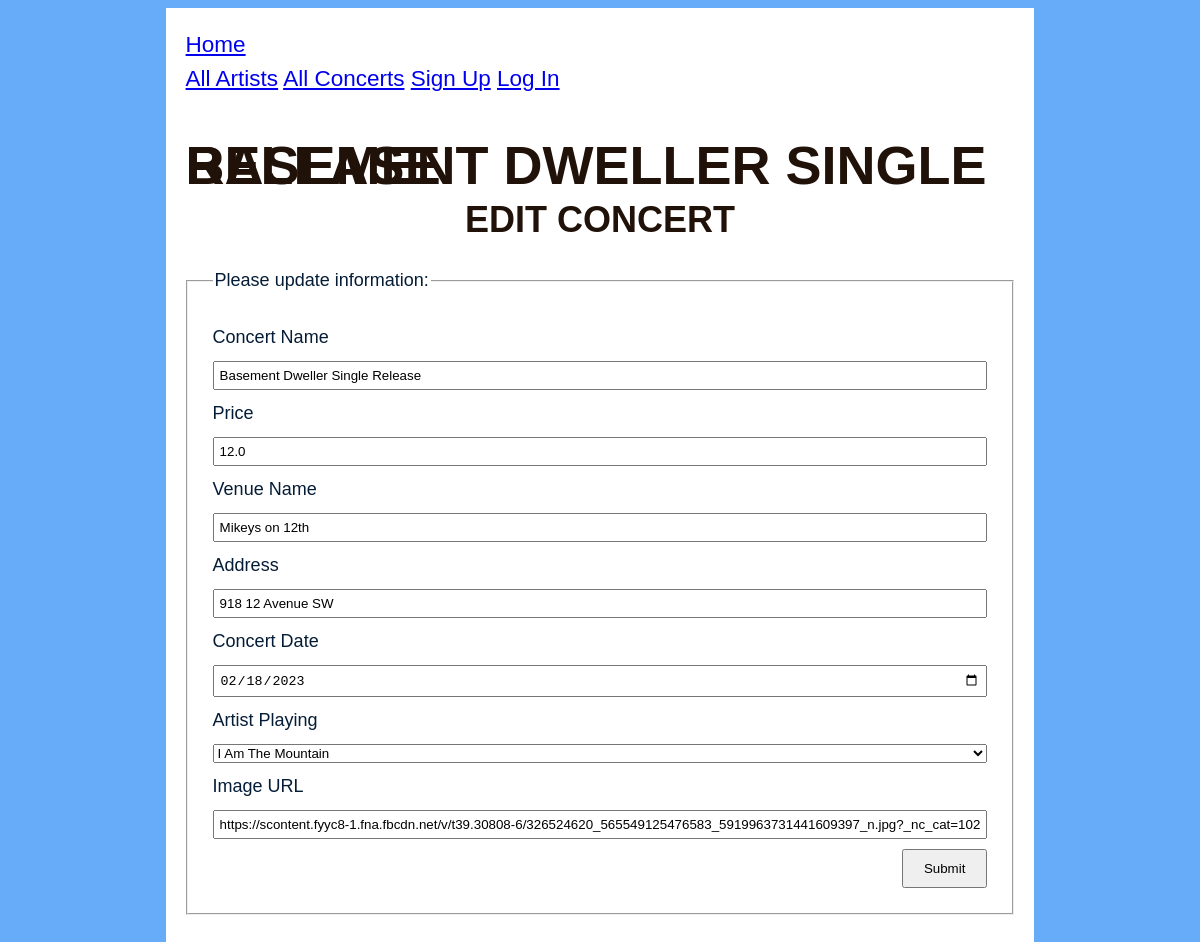
Before: /concert/1/edit with the older database file.
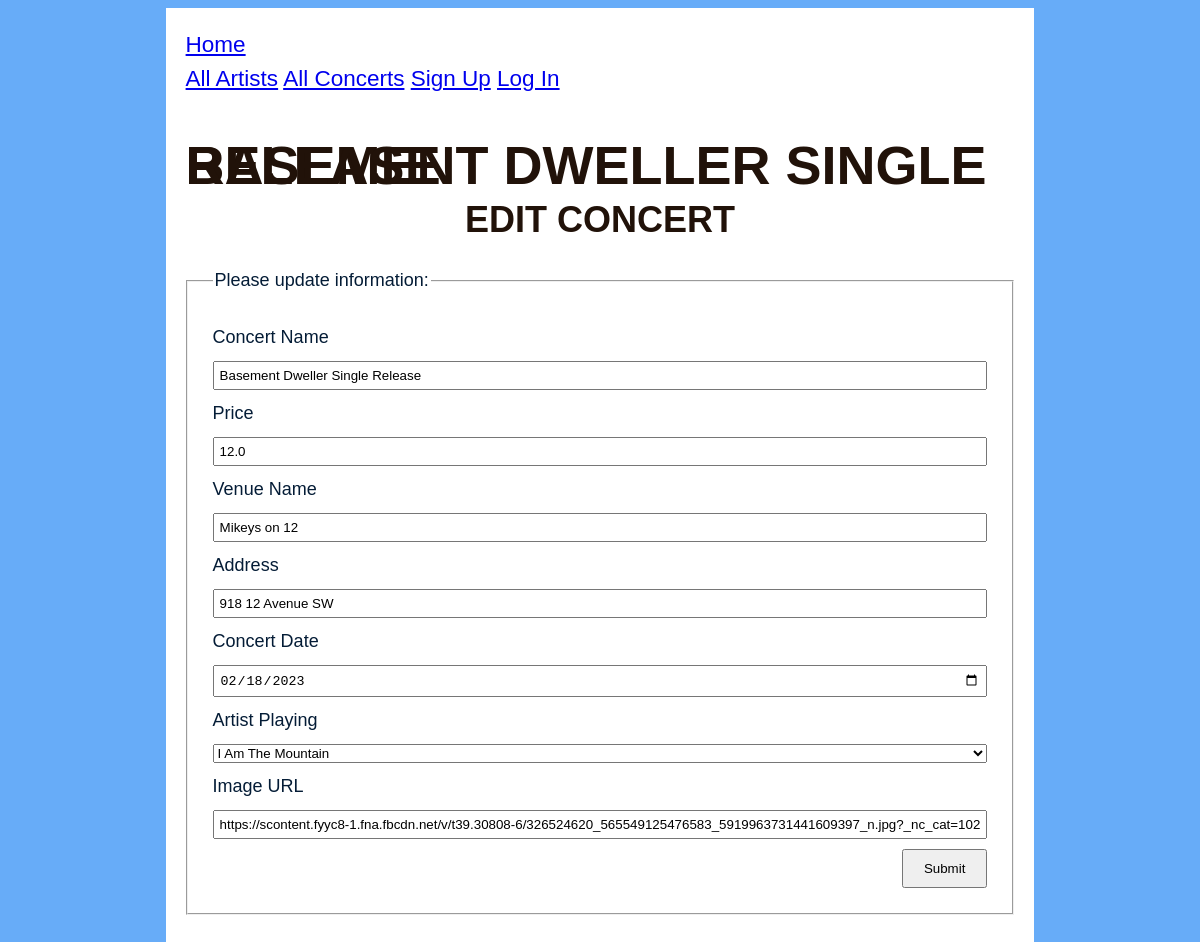
After: the same page with the newer database file.
### concert_app/models.py (models this page shows, shortened)
class Concert(db.Model):
    id = db.Column(db.Integer, primary_key=True)
    image = db.Column(URLType)
    name = db.Column(db.String(80), nullable=False)
    price = db.Column(db.Float(precision=2), nullable=False)
    venue = db.Column(db.String(80), nullable=False)
    address = db.Column(db.String(80), nullable=False)
    date = db.Column(db.Date)
    artist_id = db.Column(
        db.Integer, db.ForeignKey('artist.id'), nullable=False)
    artist_playing = db.relationship('Artist', back_populates='upcoming_concerts')
    guests_attending = db.relationship(
        'User', secondary='user_concert', back_populates='attending')

### concert_app/main/routes.py (the view)
@main.route('/concert/<concert_id>/edit', methods=['GET', 'POST'])
def edit_concert(concert_id):
    concert = Concert.query.get(concert_id)
    form = ConcertForm(obj=concert)
    if form.validate_on_submit():
        form.populate_obj(concert)
        db.session.add(concert)
        db.session.commit()
        flash('Concert was updated successfully')
        return redirect(url_for('main.concert_detail', concert_id=concert.id))
    concert = Concert.query.get(concert_id)
    return render_template('edit_concert.html', concert=concert, form=form)

### concert_app/main/forms.py
class ConcertForm(FlaskForm):
    name = StringField('Concert Name', validators=[DataRequired()])
    image = StringField('Image URL')
    price = FloatField('Price', validators=[DataRequired()])
    venue = StringField('Venue Name', validators=[DataRequired()])
    address = StringField('Address', validators=[DataRequired()])
    date = DateField('Concert Date', validators=[DataRequired()])
    artist_playing = QuerySelectField('Artist Playing',
                                         query_factory=lambda: Artist.query, allow_blank=True)
    submit = SubmitField('Submit')

### concert_app/models.py (called while the page is built)
    def __str__(self):
        return f'{self.name}'

### concert_app/templates/edit_concert.html (shortened to what this page needs)
{% extends 'base.html' %}
{% block content %}
<h1>{{ concert.name }}</h1>
<h2>Edit Concert</h2>
<form method="POST" action="{{ url_for('main.edit_concert', concert_id=concert.id) }}">
    <fieldset>
        <legend>Please update information:</legend>
        {{ form.name.label }}
        {{ form.name }}
        {{ form.price.label }}
        {{ form.price }}
        {{ form.venue.label }}
        {{ form.venue }}
        {{ form.address.label }}
        {{ form.address }}
        {{ form.date.label }}
        {{ form.date }}
        {{ form.artist_playing.label }}
        {{ form.artist_playing }}
        {{ form.image.label }}
        {{ form.image }}
        {{ form.submit }}
    </fieldset>
</form>
{% endblock %}

### concert_app/templates/base.html (shortened to what this page needs)
<!DOCTYPE html>
<html>
<head>
    <link rel="stylesheet" href="/static/style.css">
</head>
<body>
    <div id="content">
        <nav>
            <a href="/">Home</a>
            <div>
                <a href="/artist">All Artists</a>
                <a href="/concert">All Concerts</a>
                {% if current_user.is_authenticated %}
                <a href="/new_concert">New Concert</a>
                <a href="/new_artist">New Artist</a>
                <a href="/profile/{{current_user.username}}">{{ current_user.username }} Profile</a>
                <a href="/logout">Log Out</a>
                {% else %}
                <a href="/signup">Sign Up</a>
                <a href="/login">Log In</a>
                {% endif %}
            </div>
        </nav>
        {% block content %}{% endblock %}
    </div>
</body>
</html>

### concert_app/static/style.css (style rules this page uses)
body { background-color: #67acf8; font-size: 18px; color: #041c36; font-family: Helvetica, sans-serif; line-height: 1.5; font-weight: 100; display: flex; flex-direction: column; align-items: center; }
#content { width: 70%; background-color: white; padding: 20px; }
nav { list-style: none; display: inline; text-align: left; padding: 0; margin: 0; }
body, html { height: 100%; }
nav { font-size: 1.25em; display: inline; padding: 0 0.7em 0 0; margin: 0; }
fieldset { display: flex; flex-direction: column; margin: 20px 0; padding: 20px; }
fieldset * { margin: 5px; }
fieldset input { padding: 5px; }
input[type=submit] { padding: 10px 20px; align-self: flex-end; }
h1 { color: #211209; text-align: left; font-family: 'Oswald', helvetica, sans-serif; line-height: 0; font-size: 3em; text-transform: uppercase; }
h2 { text-align: center; font-size: 2em; font-family: Helvetica, sans-serif; color: #211209; text-transform: uppercase; line-height: 1; }

Changed rows visible on the page:
changed Concert "BASEMENT DWELLER SINGLE RELEASE": venue "Mikeys on 12th" → "Mikeys on 12"
